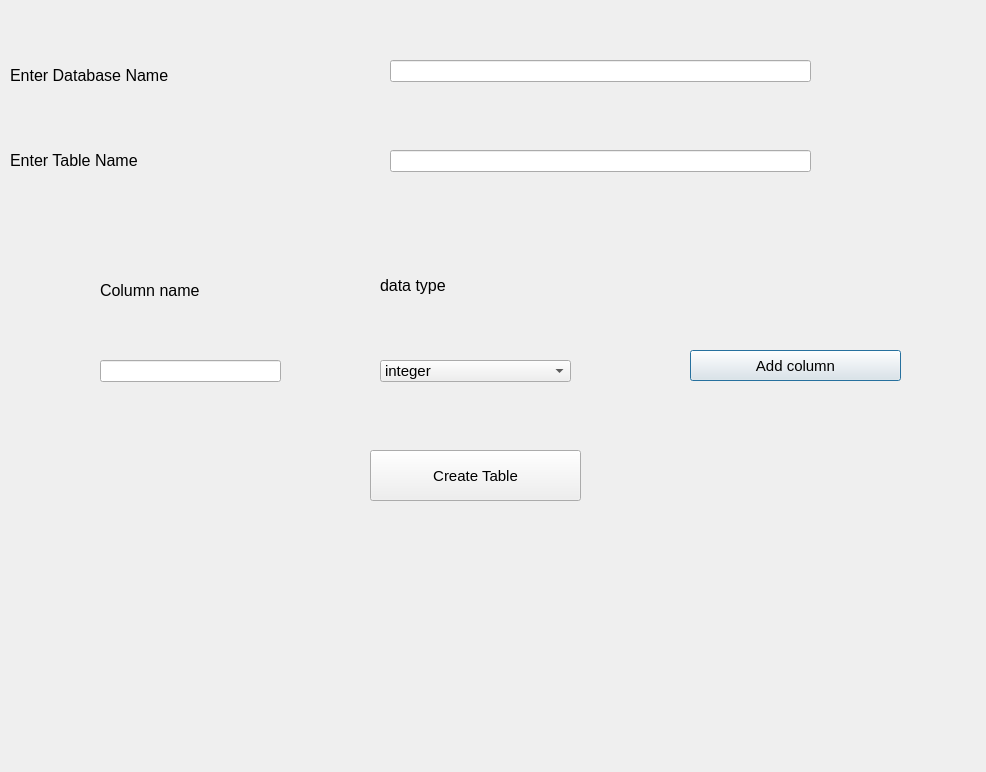
<?xml version="1.0" encoding="UTF-8"?>
<ui version="4.0">
 <class>Dialog</class>
 <widget class="QDialog" name="Dialog">
  <property name="geometry">
   <rect>
    <x>0</x>
    <y>0</y>
    <width>986</width>
    <height>772</height>
   </rect>
  </property>
  <property name="windowTitle">
   <string>Dialog</string>
  </property>
  <widget class="QLabel" name="label">
   <property name="geometry">
    <rect>
     <x>10</x>
     <y>40</y>
     <width>361</width>
     <height>71</height>
    </rect>
   </property>
   <property name="font">
    <font>
     <pointsize>12</pointsize>
    </font>
   </property>
   <property name="text">
    <string>Enter Database Name</string>
   </property>
  </widget>
  <widget class="QLabel" name="label_2">
   <property name="geometry">
    <rect>
     <x>10</x>
     <y>110</y>
     <width>331</width>
     <height>101</height>
    </rect>
   </property>
   <property name="font">
    <font>
     <pointsize>12</pointsize>
    </font>
   </property>
   <property name="text">
    <string>Enter Table Name</string>
   </property>
  </widget>
  <widget class="QLabel" name="label_3">
   <property name="geometry">
    <rect>
     <x>100</x>
     <y>260</y>
     <width>271</width>
     <height>61</height>
    </rect>
   </property>
   <property name="font">
    <font>
     <pointsize>12</pointsize>
    </font>
   </property>
   <property name="text">
    <string>Column name</string>
   </property>
  </widget>
  <widget class="QLabel" name="label_4">
   <property name="geometry">
    <rect>
     <x>380</x>
     <y>250</y>
     <width>321</width>
     <height>71</height>
    </rect>
   </property>
   <property name="font">
    <font>
     <pointsize>12</pointsize>
    </font>
   </property>
   <property name="text">
    <string>data type</string>
   </property>
  </widget>
  <widget class="QLabel" name="labelResponse">
   <property name="geometry">
    <rect>
     <x>50</x>
     <y>590</y>
     <width>871</width>
     <height>151</height>
    </rect>
   </property>
   <property name="font">
    <font>
     <pointsize>12</pointsize>
    </font>
   </property>
   <property name="text">
    <string/>
   </property>
  </widget>
  <widget class="QLineEdit" name="lineEditDBName">
   <property name="geometry">
    <rect>
     <x>390</x>
     <y>60</y>
     <width>421</width>
     <height>22</height>
    </rect>
   </property>
   <property name="font">
    <font>
     <pointsize>11</pointsize>
    </font>
   </property>
  </widget>
  <widget class="QLineEdit" name="lineEditTableName">
   <property name="geometry">
    <rect>
     <x>390</x>
     <y>150</y>
     <width>421</width>
     <height>22</height>
    </rect>
   </property>
   <property name="font">
    <font>
     <pointsize>11</pointsize>
    </font>
   </property>
  </widget>
  <widget class="QLineEdit" name="lineEditColumnName">
   <property name="geometry">
    <rect>
     <x>100</x>
     <y>360</y>
     <width>181</width>
     <height>22</height>
    </rect>
   </property>
   <property name="font">
    <font>
     <pointsize>11</pointsize>
    </font>
   </property>
  </widget>
  <widget class="QComboBox" name="ComboBoxDataType">
   <property name="geometry">
    <rect>
     <x>380</x>
     <y>360</y>
     <width>191</width>
     <height>22</height>
    </rect>
   </property>
   <property name="font">
    <font>
     <pointsize>11</pointsize>
    </font>
   </property>
   <item>
    <property name="text">
     <string>integer</string>
    </property>
   </item>
   <item>
    <property name="text">
     <string>text</string>
    </property>
   </item>
  </widget>
  <widget class="QPushButton" name="pushButtonAddColumn">
   <property name="geometry">
    <rect>
     <x>690</x>
     <y>350</y>
     <width>211</width>
     <height>31</height>
    </rect>
   </property>
   <property name="font">
    <font>
     <pointsize>11</pointsize>
    </font>
   </property>
   <property name="text">
    <string>Add column</string>
   </property>
  </widget>
  <widget class="QPushButton" name="pushButtonCreateTable">
   <property name="geometry">
    <rect>
     <x>370</x>
     <y>450</y>
     <width>211</width>
     <height>51</height>
    </rect>
   </property>
   <property name="font">
    <font>
     <pointsize>11</pointsize>
    </font>
   </property>
   <property name="text">
    <string>Create Table</string>
   </property>
  </widget>
 </widget>
 <resources/>
 <connections/>
</ui>
